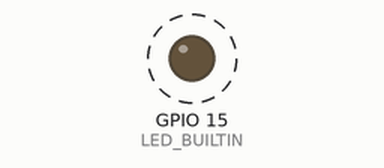
This sketch was run on a simulated ESP32-S2. Shown: output pins drawn as LEDs (lit = HIGH). Dashed ring = blinking. No radio packets arrive unless stated; what the sketch prints to the serial monitor is not drawn.

Above: at 0.6 s.
Timing chart, 0 to 3.0 s (numbered marks = the images above):
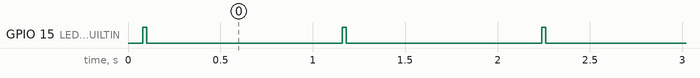

Measured:
- by itself, GPIO 15 (LED_BUILTIN): alternates HIGH for 0.02 s and LOW for 1.1 s

The sketch:

esp32s2mini_lora_sender_changeable_bandwitch.ino
```cpp
#include <SPI.h>
#include <LoRa.h>

int counter = 0;

//---lora
#define ss 12  //MOSI: 11, MISO: 9, SCK: 7
#define rst 16
#define dio0 2
//---lora

//------denounce button
#define BUTTON_PIN     33 // pin connected to button
#define DEBOUNCE_TIME  50 // the debounce time in millisecond, increase this time if it still chatters
int lastSteadyState = LOW;       // the previous steady state from the input pin
int lastFlickerableState = LOW;  // the previous flickerable state from the input pin
int currentState;                // the current reading from the input pin
unsigned long lastDebounceTime = 0;  // the last time the output pin was toggled
//------denounce button

void setup() {
  Serial.begin(9600);
  lora_start();
  pinMode(LED_BUILTIN, OUTPUT);
}

void loop() {
  lora_send_message();
  check_if_button_has_been_pressed();
  delay(1000);
}

void lora_send_message() {
  Serial.print("Sending packet: ");
  Serial.println(counter);
  // send packet
  LoRa.beginPacket();
  LoRa.print("jzd ");
  LoRa.print(counter);
  LoRa.print(" [");
  LoRa.print(LoRa.packetRssi());
  LoRa.print(" ]");
  LoRa.endPacket();
  blink();
  counter++;
}

void lora_start() {
  LoRa.setPins(ss, rst, dio0);
   if (!LoRa.begin(433E6)) {
    while (1) {
      Serial.println("Starting LoRa failed!");
      Serial.print("MOSI: ");
      Serial.println(MOSI);
      Serial.print("MISO: ");
      Serial.println(MISO);
      Serial.print("SCK: ");
      Serial.println(SCK);
      Serial.print("SS: ");
      Serial.println(SS);
      digitalWrite(LED_BUILTIN, HIGH);  // turn the LED on (HIGH is the voltage level)
      delay(1000);                      // wait for a second
      digitalWrite(LED_BUILTIN, LOW);   // turn the LED off by making the voltage LOW
      delay(10000);
    };
  }
  Serial.println("LoRa status: ok");
}

void blink() {
  digitalWrite(LED_BUILTIN, HIGH);  // turn the LED on (HIGH is the voltage level)
  delay(20);                         // wait
  digitalWrite(LED_BUILTIN, LOW);   // turn the LED off by making the voltage LOW
}

bool check_if_button_has_been_pressed()
  {
    if ((millis() - lastDebounceTime) > DEBOUNCE_TIME)
    {return true;}
    else
    {return false;}
  }

void do_it_if_button_pressed()
{
  blink();
  Serial.println("The button is pressed");
}
```
